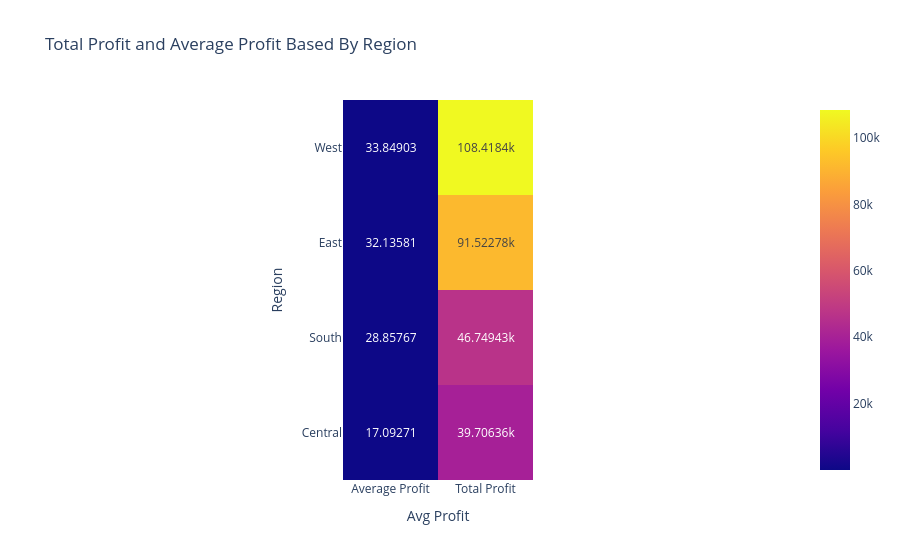

The cell this chart's notebook holds for it:
### Code cell
fig = px.imshow(region,
                text_auto=True,
                labels={'y':'Region', 'x':'Avg Profit'},
                title='Total Profit and Average Profit Based By Region')
fig.show()

### Figure 1 — Plotly figure (JSON) as saved in the notebook; plotly's stock layout.template omitted (floating-point values rounded to 4 significant figures)
{"data": [{"coloraxis": "coloraxis", "hovertemplate": "Avg Profit: %{x}<br>Region: %{y}<br>color: %{z}<extra></extra>", "name": "0", "texttemplate": "%{z}", "type": "heatmap", "x": ["Average Profit", "Total Profit"], "xaxis": "x", "y": ["West", "East", "South", "Central"], "yaxis": "y", "z": [[33.85, 108400.0], [32.14, 91520.0], [28.86, 46750.0], [17.09, 39710.0]]}], "layout": {"coloraxis": {"colorscale": [[0, "#0d0887"], [0.1111, "#46039f"], [0.2222, "#7201a8"], [0.3333, "#9c179e"], [0.4444, "#bd3786"], [0.5556, "#d8576b"], [0.6667, "#ed7953"], [0.7778, "#fb9f3a"], [0.8889, "#fdca26"], [1, "#f0f921"]]}, "title": {"text": "Total Profit and Average Profit Based By Region"}, "xaxis": {"anchor": "y", "constrain": "domain", "domain": [0, 1], "scaleanchor": "y", "title": {"text": "Avg Profit"}}, "yaxis": {"anchor": "x", "autorange": "reversed", "constrain": "domain", "domain": [0, 1], "title": {"text": "Region"}}}}
